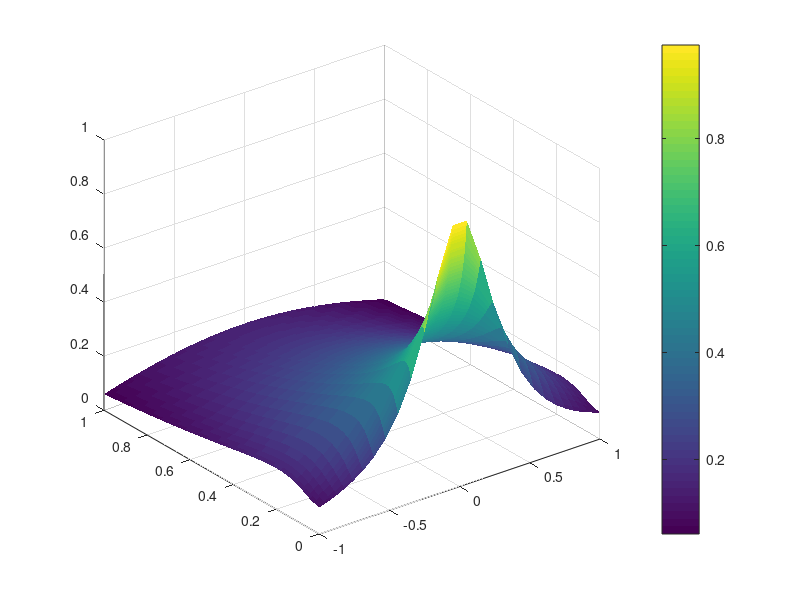

This figure's MATLAB source:

%%
n = 32;              % Space resolution
Tfinal = 1;          % Final time
Ntime = 1e3;         % Number of time steps
dt = Tfinal/Ntime;
%%

data = zeros(n, Ntime+1);

%%
x = cos(linspace(0, pi, n))';     % Chebyshev grid

u0 = (0.05./(1.05 - cos(x)));
data(:, 1) = u0;

% Compute the Dn
ep = 5;
phi = @ (ep, xi, xj) exp(-ep^2*(xi-xj).^2);
phi_xx = @ (ep, xi, xj) (-2*ep^2 + 4*ep^4*(xi-xj).^2).*exp(-ep^2*(xi-xj).^2);

[X1, X2] = meshgrid(x);

%% Operators
A = phi(ep, X2, X1);
B = phi_xx(ep, X2, X1);
D = B/A;
I = speye(n);
DI = I + dt*D;

%% BC - homogenuous Dirichlet
D(1, :) = 0;   D(end, :) = 0;

%%
for t = 1:Ntime
    
    data(:, t+1) = DI*data(:, t); 
    
end

%%
time = 0:dt:Tfinal;
figure(1)
surf(x, time, data', 'edgecolor', 'none')
colorbar


%%
%figure(4)
%plot(x, u0, '.', 'markersize', 20)




%%
%figure(5)
%Eg = eig(D);
%plot(real(Eg), imag(Eg), '.', 'markersize', 20)






